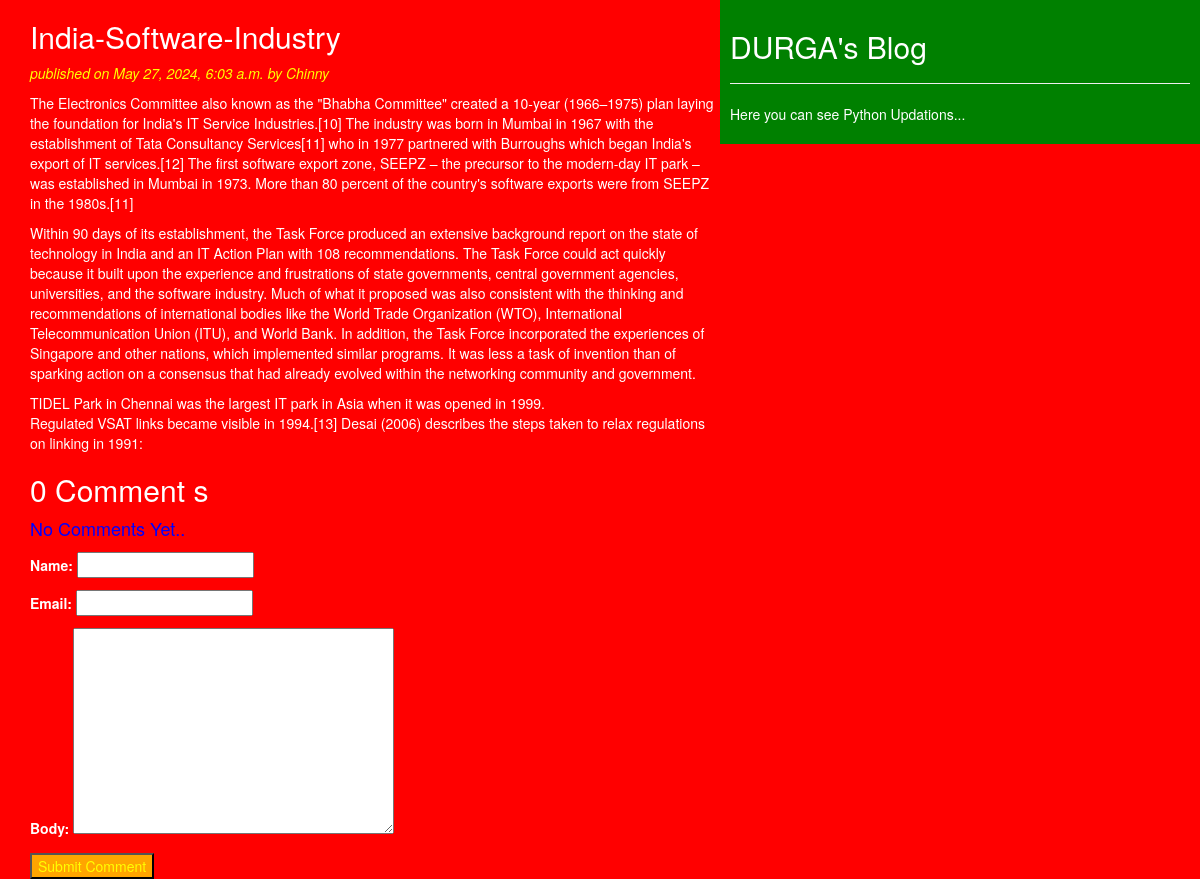
The page /2024/05/27/india-software-industry/ on the database its author committed.
### blog/models.py (models this page shows, shortened)
class Post(models.Model):
    STATUS_CHOICES = (
        ('draft', 'Draft'),
        ('published', 'Published')
    )
    title = models.CharField(max_length=256)
    slug = models.SlugField(max_length=256, unique_for_date='publish')
    author = models.ForeignKey(User, related_name='blog_posts', on_delete=models.CASCADE)  # Added on_delete=models.CASCADE
    body = models.TextField()
    publish = models.DateTimeField(default=timezone.now)
    created = models.DateTimeField(auto_now_add=True)
    updated = models.DateTimeField(auto_now=True)
    status = models.CharField(max_length=10, choices=STATUS_CHOICES, default='draft')
    objects=CustomManager()
    tags=TaggableManager()
    class Meta:
        ordering = ('-publish',)  # Added a trailing comma to make it a tuple

### blog/views.py (the view)
# urls.py: re_path(r'^(?P<year>\d{4})/(?P<month>\d{2})/(?P<day>\d{2})/(?P<post>[-\w]+)/$', views.post_detail_view, name='post_detail'),
def post_detail_view(request, year, month, day, post):
    post = get_object_or_404(Post, slug=post, status='published',
                             publish__year=year, publish__month=month, publish__day=day)
    comments=post.comments.filter(active=True)
    csubmit=False
    if request.method=='POST':
        form=forms.CommentForm(request.POST)
        if form.is_valid():
            new_comment=form.save(commit=False)
            new_comment.post=post
            new_comment.save()
            csubmit=True
    else:
        form=forms.CommentForm()
    return render(request, 'blog/post_detail.html', {'post': post,'form':form,'csubmit':csubmit,'comments':comments})

### blog/forms.py
class CommentForm(forms.ModelForm):
    class Meta:
        model=Comment
        fields=('name','email','body')

### blog/models.py (called while the page is built)
    def get_queryset(self) -> models.QuerySet:
        return super().get_queryset().filter(status='published')

### blog/templates/blog/post_detail.html (shortened to what this page needs)
<!DOCTYPE html>
{%extends 'blog/base.html'%}
{%block content%}
    <h2>{{post.title}}</h2>
<p id="date"> published on {{post.publish}} by {{post.author|title}}</p>
{{post.body|linebreaks}}
    {% with comments.count as comments_count %}
    <h2>{{comments_count}} Comment {{comments_count|pluralize}}</h2>
    {%endwith%}
    {%if comments%}
      {%for comment in comments%}
        <p id="ch"> comment {{forloop.counter}} by {{comment.name}} on {{comment.created}}</p>
        <div class="cb">{{comment.body|linebreaks}}</div>
        {%endfor%}
        {%else%}
        <p style="color:blue;font-size: large;">No Comments Yet..</p>
    {%endif%}
    {%if csubmit%}
    <h1>your comment added successfully</h1>
    {%else%}
    <form action="post">
        {{form.as_p}}
        <input style="background-color: orange;color:yellow;" type="submit" value="Submit Comment">
    </form>
    {%endif%}
{%endblock%}

### blog/templates/static/css/blog.css (style rules this page uses)
body { color:white; background-color: red; }
#date { font-style: italic; color:yellow; }

### rows shown on the page
Post: title "India-Software-Industry", publish "May 27, 2024, 6:03 a.m.", author "Chinny", body "The Electronics Committee also known as the \"Bhabha Committee\" created a 10-year (1966–1975) plan laying the foundation for India's IT Service Industries.[10] The industry was born in Mumbai in 1967 with the establishment of Tata Consultancy Services[11] who in 1977 partnered with Burroughs which began India's export of IT services.[12] The first software export zone, SEEPZ – the precursor to the modern-day IT park – was established in Mumbai in 1973. More than 80 percent of the country's software exports were from SEEPZ in the 1980s.[11] Within 90 days of its establishment, the Task Force produced an extensive background report on the state of technology in India and an IT Action Plan with…"

### other values the page prints
{{ comments_count }} "0"
